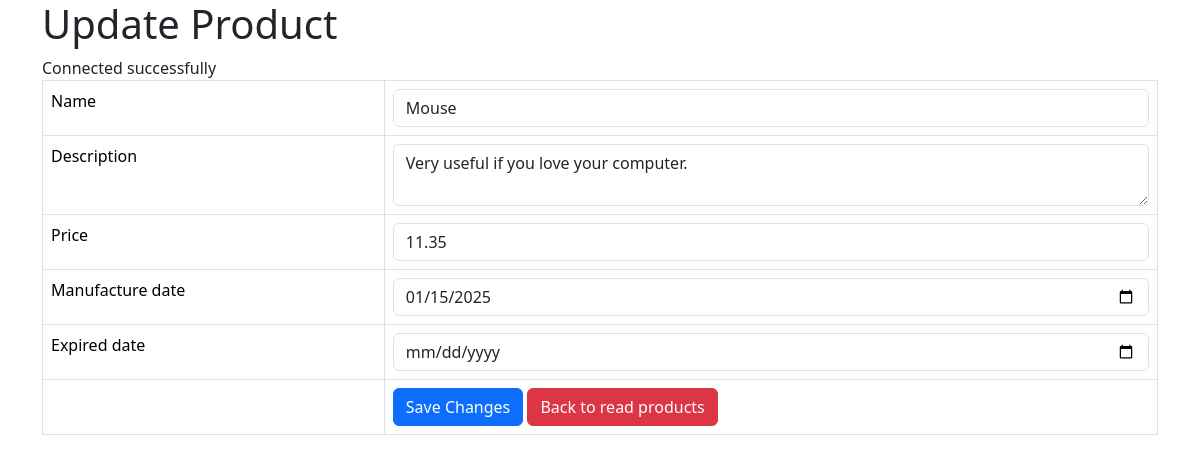
Screenshot of /product_update.php?id=6 with the database file from the repository.
### tables this page shows
CREATE TABLE IF NOT EXISTS `products` (
  `id` int NOT NULL AUTO_INCREMENT,
  `name` varchar(128) NOT NULL,
  `description` text NOT NULL,
  `price` double NOT NULL,
  `promotion_price` double NOT NULL,
  `manufacture_date` date NOT NULL,
  `expired_date` date NOT NULL,
  `created` date DEFAULT NULL,
  `category_id` int DEFAULT NULL,
  PRIMARY KEY (`id`)
);

### product_update.php (the view, shortened to what this page needs)
<!DOCTYPE HTML>
<html>
<head>
    <link href="https://cdn.jsdelivr.net/npm/bootstrap@5.3.3/dist/css/bootstrap.min.css" rel="stylesheet">
</head>
<body>
    <div class="container">
        <div class="page-header">
            <h1>Update Product</h1>
        </div>
        <?php
        $id = isset($_GET['id']) ? $_GET['id'] : die('ERROR: Record ID not found.');
        include 'config/database.php';
        try {
            $query = "SELECT id, name, description, price, expired_date, manufacture_date FROM products WHERE id = ? LIMIT 0,1";
            $stmt = $con->prepare($query);
            $stmt->bindParam(1, $id);
            $stmt->execute();
            $row = $stmt->fetch(PDO::FETCH_ASSOC);
            $name = $row['name'];
            $description = $row['description'];
            $price = $row['price'];
            $manufacture_date = $row['manufacture_date'];
            $expired_date = $row['expired_date'];
        } catch (PDOException $exception) {
            die('ERROR: ' . $exception->getMessage());
        }
        ?>
        <form action="<?php echo htmlspecialchars($_SERVER["PHP_SELF"] . "?id={$id}"); ?>" method="post">
            <table class='table table-hover table-responsive table-bordered'>
                <tr>
                    <td>Name</td>
                    <td><input type='text' name='name' value="<?php echo $name;  ?>" class='form-control' /></td>
                </tr>
                <tr>
                    <td>Description</td>
                    <td><textarea name='description' class='form-control'><?php echo $description;  ?></textarea></td>
                </tr>
                <tr>
                    <td>Price</td>
                    <td><input type='text' name='price' value="<?php echo $price;  ?>" class='form-control' /></td>
                </tr>
                <tr>
                    <td>Manufacture date</td>
                    <td><input type='date' name='manufacture_date' value="<?php echo $manufacture_date;  ?>" class='form-control' /></td>
                </tr>
                <tr>
                    <td>Expired date</td>
                    <td><input type='date' name='expired_date' value="<?php echo $expired_date;  ?>" class='form-control' /></td>
                </tr>
                <tr>
                    <td></td>
                    <td>
                        <input type='submit' value='Save Changes' class='btn btn-primary' />
                        <a href='product_listing.php' class='btn btn-danger'>Back to read products</a>
                    </td>
                </tr>
            </table>
        </form>
    </div>
</body>
</html>

### rows the page displays
products: name "Mouse", description "Very useful if you love your computer.", price "11.35", manufacture_date "01/15/2025"
